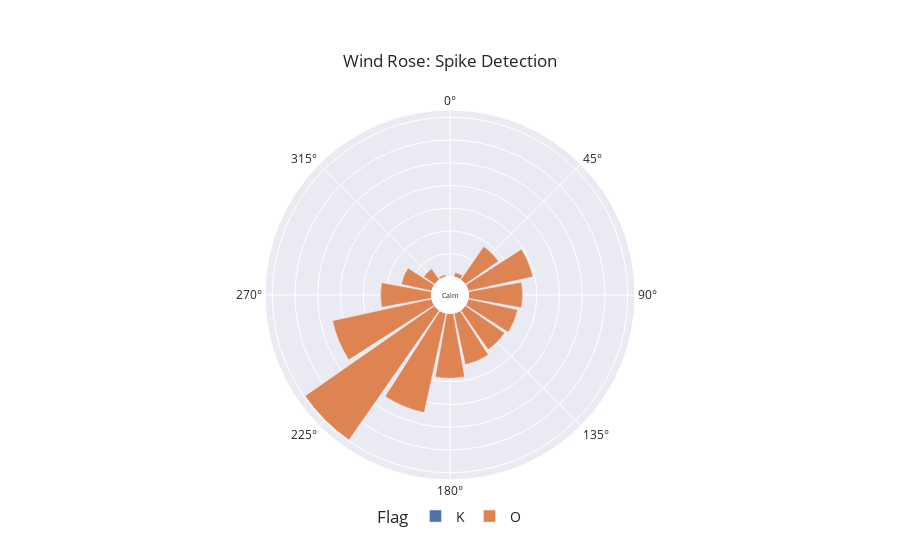

Notebook code cell kept with this figure:
### Markdown cell above
![picture](sites/RDIR.jpg)

### Code cell
# SCHR Städt. Willi-Graf-Gymnasium Schwabing-West
df_site = extract_site_data(df=df, dates = dates, site_name="SCHR")

plot_wind_rose(df_site, column="Flag")

# No real spikes visible

### Figure 1 — Plotly figure (JSON) as saved in the notebook; plotly's stock layout.template omitted (floating-point values rounded to 4 significant figures)
{"data": [{"hovertemplate": "Flag=K<br>len=%{r}<br>cardinal_direction=%{theta}<extra></extra>", "legendgroup": "K", "marker": {"color": "rgb(76,114,176)", "pattern": {"shape": ""}}, "name": "K", "r": [78, 34, 49, 44, 50, 15, 103, 29, 41, 85, 50, 64, 22, 1, 1], "showlegend": true, "subplot": "polar", "theta": [247.5, 157.5, 270, 135, 90, 292.5, 225, 45, 180, 202.5, 67.5, 112.5, 315, 337.5, 22.5], "type": "barpolar"}, {"hovertemplate": "Flag=O<br>len=%{r}<br>cardinal_direction=%{theta}<extra></extra>", "legendgroup": "O", "marker": {"color": "rgb(221,132,82)", "pattern": {"shape": ""}}, "name": "O", "r": [15, 22287, 11075, 11549, 11849, 2948, 22310, 6885, 10541, 994, 14194, 11146, 34665, 8878, 504, 14528], "showlegend": true, "subplot": "polar", "theta": [0, 247.5, 112.5, 157.5, 90, 315, 202.5, 292.5, 135, 22.5, 180, 270, 225, 45, 337.5, 67.5], "type": "barpolar"}], "layout": {"annotations": [{"font": {"size": 7}, "showarrow": false, "text": "Calm", "x": 0.5, "y": 0.5}], "barmode": "relative", "legend": {"font": {"size": 14}, "orientation": "h", "title": {"text": "Flag"}, "tracegroupgap": 0, "x": 0.5, "xanchor": "center", "y": -0.1, "yanchor": "middle"}, "margin": {"t": 110}, "polar": {"angularaxis": {"direction": "clockwise", "rotation": 90}, "domain": {"x": [0, 1], "y": [0, 1]}, "hole": 0.1, "radialaxis": {"linewidth": 0, "showticklabels": false, "ticks": ""}}, "title": {"text": "Wind Rose: Spike Detection", "xanchor": "center", "yanchor": "top"}}}
